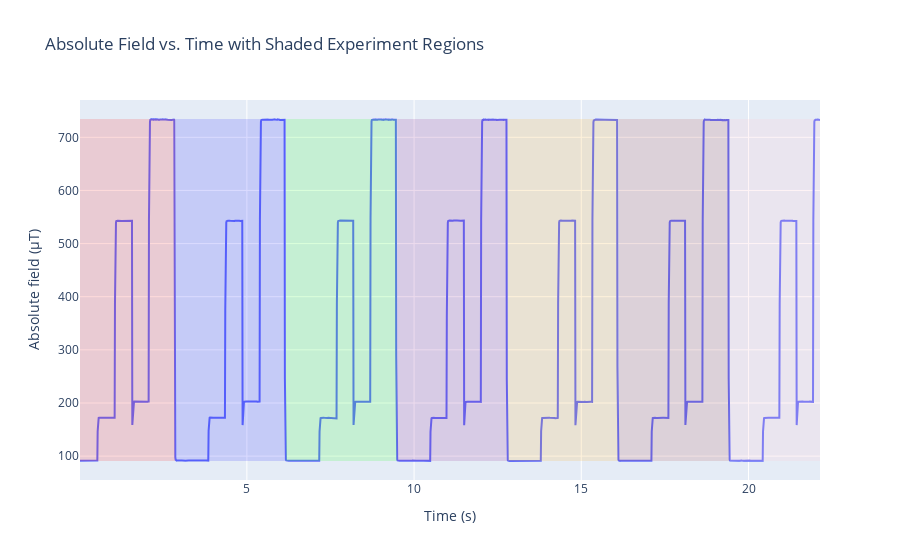

Notebook source saved alongside this figure:
### Markdown cell above
### Tracking Data Extraction

### Code cell
path_to_tracking = "./data_raw/Raw Data-tracking.csv"
df_tracking = pd.read_csv(path_to_tracking)
# threshold_value = 50

# Initialize the experiment index and the flag, for analysis

threshold = 95
df_tracking['Experiment_Index'] = 0
current_index = 0
below_threshold = False  # Flag to track whether we're currently below the threshold

for i in range(len(df_tracking)):
    value = df_tracking.loc[i, 'Absolute field (µT)']

    if value < threshold and not below_threshold:
        # If the value is below the threshold and we are not already in a "below threshold" state
        current_index += 1  # Increment the experiment index
        below_threshold = True  # Set the flag to True since we're now below the threshold
    elif value >= threshold:
        # If the value is above the threshold, reset the below threshold flag
        below_threshold = False

    # Assign the current experiment index
    df_tracking.loc[i, 'Experiment_Index'] = current_index
display(df_tracking)

color_map = {
    1: 'red',
    2: 'blue',
    3: 'green',
    4: 'purple',
    5: 'orange',
    6: 'brown',
    7: 'pink'
}
# Create a figure
fig = go.Figure()

# Add the line plot
fig.add_trace(go.Scatter(x=df_tracking['Time (s)'], y=df_tracking['Absolute field (µT)'],
                         mode='lines', name='Absolute Field'))

# Define colors for each experiment index
colors = {
    1: 'rgba(255, 0, 0, 0.7)',  # red
    2: 'rgba(0, 0, 255, 0.7)',  # blue
    3: 'rgba(0, 255, 0, 0.7)',  # green
    4: 'rgba(128, 0, 128, 0.7)',  # purple
    5: 'rgba(255, 165, 0, 0.7)',  # orange
    6: 'rgba(165, 42, 42, 0.7)',  # brown
    7: 'rgba(255, 192, 203, 0.9)'  # pink
}

# Add shaded regions for each experiment index
for experiment_index in df_tracking['Experiment_Index'].unique():
    df_subset = df_tracking[df_tracking['Experiment_Index'] == experiment_index]
    start_time = df_subset['Time (s)'].min()
    end_time = df_subset['Time (s)'].max()

    # fig = px.line(df_tracking, x='Time (s)', y='Absolute field (µT)', title="Absolute Field vs. Time",
    #           line_shape='linear', render_mode='svg', color='Experiment_Index',
    #           color_discrete_map=color_map)

    fig.add_shape(type='rect',
                  x0=start_time, x1=end_time,
                  y0=df_tracking['Absolute field (µT)'].min(), y1=df_tracking['Absolute field (µT)'].max(),
                  fillcolor=colors[experiment_index], opacity=0.2, line_width=0)

# Update layout
fig.update_layout(title='Absolute Field vs. Time with Shaded Experiment Regions',
                  xaxis_title='Time (s)',
                  yaxis_title='Absolute field (µT)')

# Show the plot
fig.show()


# fig.show()

### Figure 1 — Plotly figure (JSON) as saved in the notebook; plotly's stock layout.template omitted (floating-point values rounded to 4 significant figures; data arrays with more than 128 entries replaced by an {"elided": "..."} marker saying what was removed)
{"data": [{"mode": "lines", "name": "Absolute Field", "type": "scatter", "x": {"elided": "2222 float values"}, "y": {"elided": "2222 float values"}}], "layout": {"shapes": [{"fillcolor": "rgba(255, 0, 0, 0.7)", "line": {"width": 0}, "opacity": 0.2, "type": "rect", "x0": 0.01051, "x1": 2.86, "y0": 90.79, "y1": 734.4}, {"fillcolor": "rgba(0, 0, 255, 0.7)", "line": {"width": 0}, "opacity": 0.2, "type": "rect", "x0": 2.87, "x1": 6.158, "y0": 90.79, "y1": 734.4}, {"fillcolor": "rgba(0, 255, 0, 0.7)", "line": {"width": 0}, "opacity": 0.2, "type": "rect", "x0": 6.168, "x1": 9.485, "y0": 90.79, "y1": 734.4}, {"fillcolor": "rgba(128, 0, 128, 0.7)", "line": {"width": 0}, "opacity": 0.2, "type": "rect", "x0": 9.495, "x1": 12.79, "y0": 90.79, "y1": 734.4}, {"fillcolor": "rgba(255, 165, 0, 0.7)", "line": {"width": 0}, "opacity": 0.2, "type": "rect", "x0": 12.8, "x1": 16.1, "y0": 90.79, "y1": 734.4}, {"fillcolor": "rgba(165, 42, 42, 0.7)", "line": {"width": 0}, "opacity": 0.2, "type": "rect", "x0": 16.11, "x1": 19.43, "y0": 90.79, "y1": 734.4}, {"fillcolor": "rgba(255, 192, 203, 0.9)", "line": {"width": 0}, "opacity": 0.2, "type": "rect", "x0": 19.44, "x1": 22.14, "y0": 90.79, "y1": 734.4}], "title": {"text": "Absolute Field vs. Time with Shaded Experiment Regions"}, "xaxis": {"title": {"text": "Time (s)"}}, "yaxis": {"title": {"text": "Absolute field (µT)"}}}}
